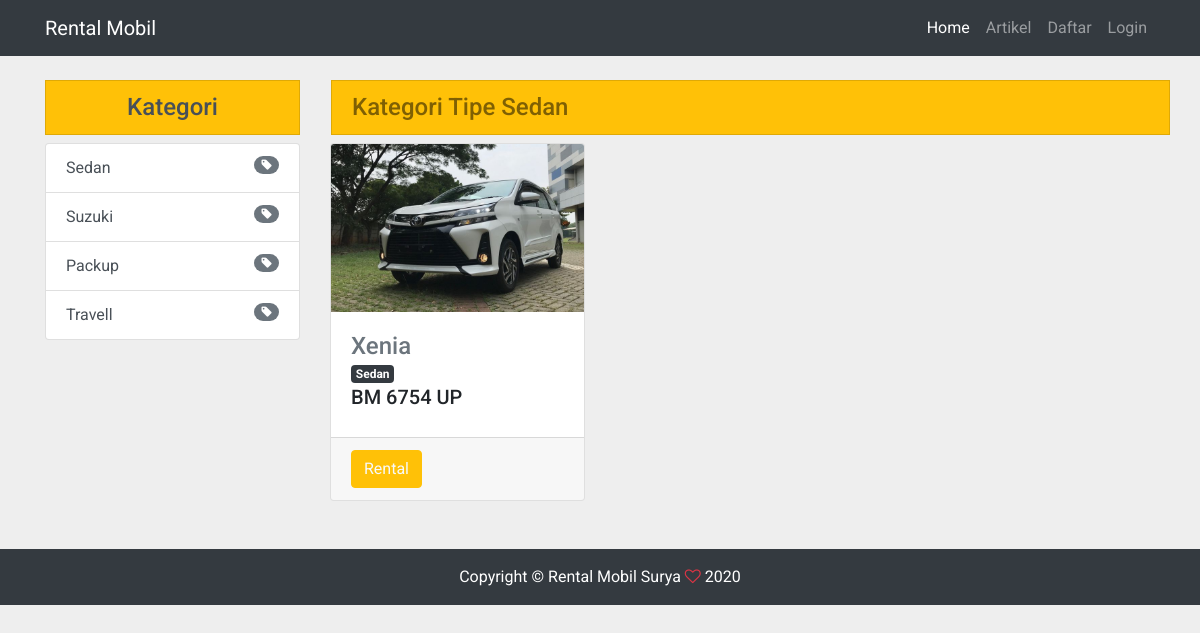
/customer/kategori/index/2, run on the app's committed database.
### tables this page shows
CREATE TABLE `type` (
  `id_type` int(11) NOT NULL,
  `kode_type` varchar(20) NOT NULL,
  `nama_type` varchar(20) NOT NULL
);

CREATE TABLE `mobil` (
  `id_mobil` int(11) NOT NULL,
  `kode_type` int(11) NOT NULL,
  `merk` varchar(40) NOT NULL,
  `no_plat` varchar(10) NOT NULL,
  `warna` varchar(20) NOT NULL,
  `tahun` varchar(4) NOT NULL,
  `status` varchar(50) NOT NULL,
  `harga_mobil` int(11) NOT NULL,
  `denda` int(11) NOT NULL,
  `ac` int(11) NOT NULL,
  `supir` int(11) NOT NULL,
  `mp3_player` int(11) NOT NULL,
  `central_lock` int(11) NOT NULL,
  `gambar` varchar(256) NOT NULL
);

### application/controllers/customer/Kategori.php (called while the page is built, shortened)
<?php
class Kategori extends CI_Controller {
	public function __construct()
	{
		$this->load->model('Type_model');
		$this->load->model('Kategori_model');
	}
	public function index($id)
	{
		$data['judul'] = 'Kategori';
		$data['customer'] = $this->db->get_where('customer', ['username' => $this->session->userdata('username')])->row_array();
		$data['kateid'] = $this->Type_model->getTypeById($id);
		$data['mobil'] = $this->Kategori_model->getMobilTypeJoin($id);
		$data['kategori'] = $this->db->get('type')->result_array();
		$data['notif'] = $this->db->get_where('transaksi', ['status_pembayaran' => '0', 'status_rental' => 'Belum Selesai', 'id_customer' => $this->session->userdata('id_customer')])->num_rows();
		$this->load->view('themeplates_customers/header', $data);
		$this->load->view('customer/kategori', $data);
		$this->load->view('themeplates_customers/footer');
	}
}

### index.php (called while the page is built, shortened)
<?php
require_once BASEPATH.'core/CodeIgniter.php';

### application/models/Type_model.php (called while the page is built, shortened)
<?php
class Type_model extends CI_Model {
	public function getTypeById($id)
	{
		return $this->db->get_where('type', ['id_type' => $id])->row_array();
	}
}

### application/models/Kategori_model.php (called while the page is built, shortened)
<?php
class Kategori_model extends CI_Model {
	public function getMobilTypeJoin($id)
	{
		$this->db->select('*');
		$this->db->from('mobil');
		$this->db->join('type', 'type.id_type = mobil.kode_type');
		$this->db->where('id_type', $id);
		return $this->db->get_where()->result_array();
	}
}

### application/views/customer/kategori.php (the view, shortened to what this page needs)
<div class="container">
  <div class="row">
    <div class="col-lg-3">
      <h4 class="mt-4 list-group-item list-group-item-action bg-warning text-black-10 text-center">Kategori</h4>
      <div class="list-group">
        <?php foreach($kategori as $k) : ?>
        <a href="<?= base_url('customer/kategori/index/') . $k['id_type']; ?>" class="list-group-item list-group-item-action">
          <?= $k['nama_type']; ?> <span class="badge badge-secondary badge-pill float-right"><i class="fa fa-tag"></i></span>
        </a>
        <?php endforeach; ?>
      </div>
    </div>
    <div class="col-lg-9">
      <div class="row">
        <h4 class="mt-4 list-group-item list-group-item-action bg-warning text-black-50 ml-3">Kategori Tipe <?= $kateid['nama_type']; ?></h4>
        <?php foreach($mobil as $m) : ?>
        <div class="col-lg-4 col-md-6 mb-5">
          <div class="card h-100">
            <a href="<?= base_url('home/detail/') . $m['id_mobil']; ?>"><img class="card-img-top" src="<?= base_url('assets/assets_stisla/img/mobil/') . $m['gambar']; ?>" alt=""></a>
            <div class="card-body">
              <h4 class="card-title mb-0">
                <a href="<?= base_url('home/detail/') . $m['id_mobil']; ?>" class="text-secondary"><?= $m['merk']; ?></a>
              </h4>
              <a href="<?= base_url('customer/type/') . $k['id_type']; ?>" class="badge badge-dark"><?= $m['nama_type']; ?></a>
              <h5><?= $m['no_plat']; ?></h5>
            </div>
            <div class="card-footer">
              <?php if($m['status'] == '1') : ?>
                <div><a href="<?= base_url('customer/rental/tambahRental/') . $m['id_mobil']; ?>"class="btn btn-warning text-light">Rental</a></div>
              <?php else : ?>
                <div class="btn btn-danger disabled">Di Sewa</div>
              <?php endif; ?>
            </div>
          </div>
        </div>
      <?php endforeach; ?>
      </div>
    </div>
  </div>
</div>

### assets/assets_shop/css/shop-homepage.css (style rules this page uses)
body { padding-top: 56px; }

### assets/assets_shop/css/mystyle.css (style rules this page uses)
body { background-color: #eee; background-attachment: fixed; background-repeat: no-repeat; background-size: cover; font-family: 'Roboto', sans-serif;; }

### data on the page
type: nama_type "Sedan"
type: nama_type "Suzuki"
type: nama_type "Packup"
type: nama_type "Travell"
mobil: gambar (picture), merk "Xenia", kode_type.nama_type "Sedan", no_plat "BM 6754 UP"
